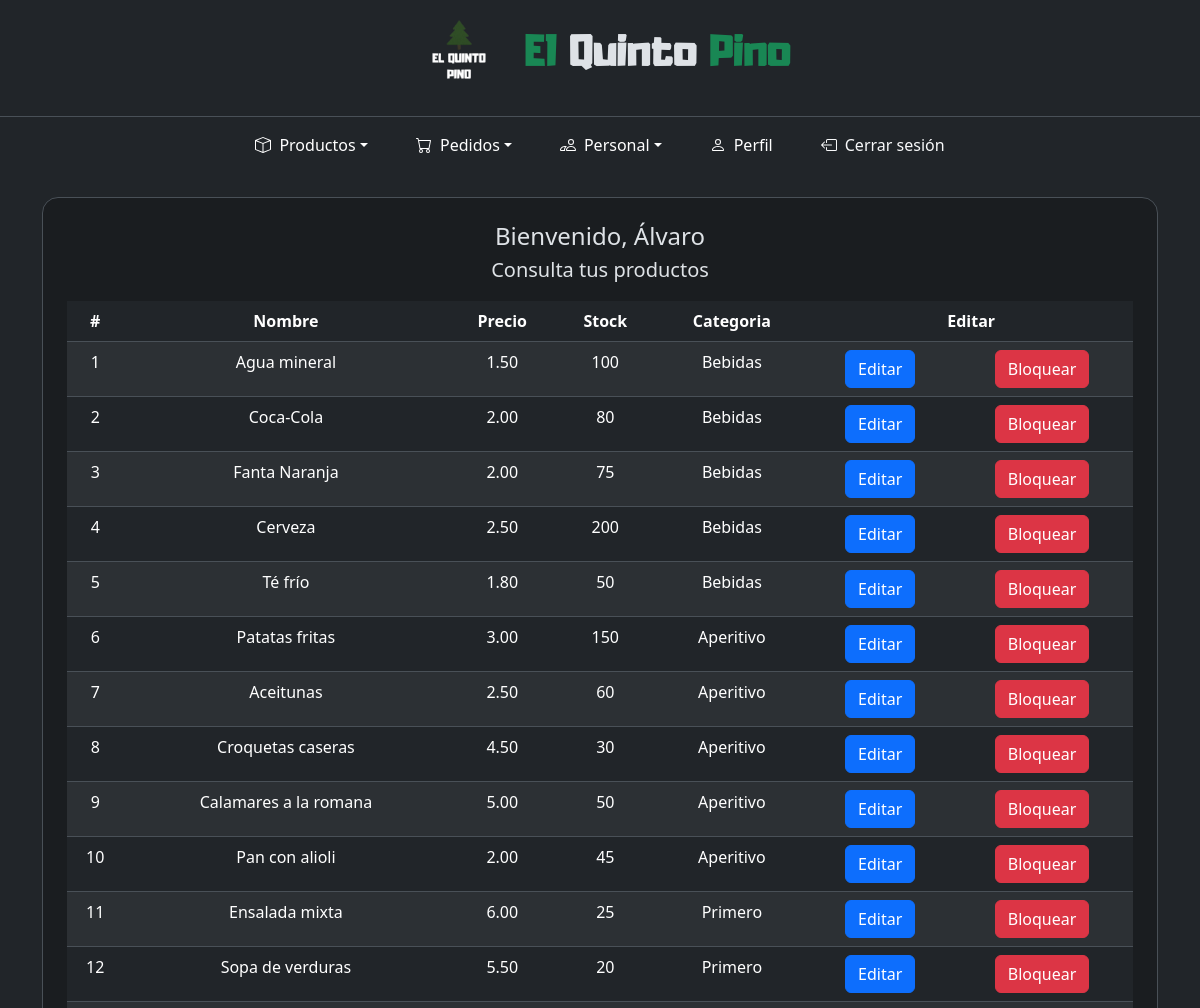
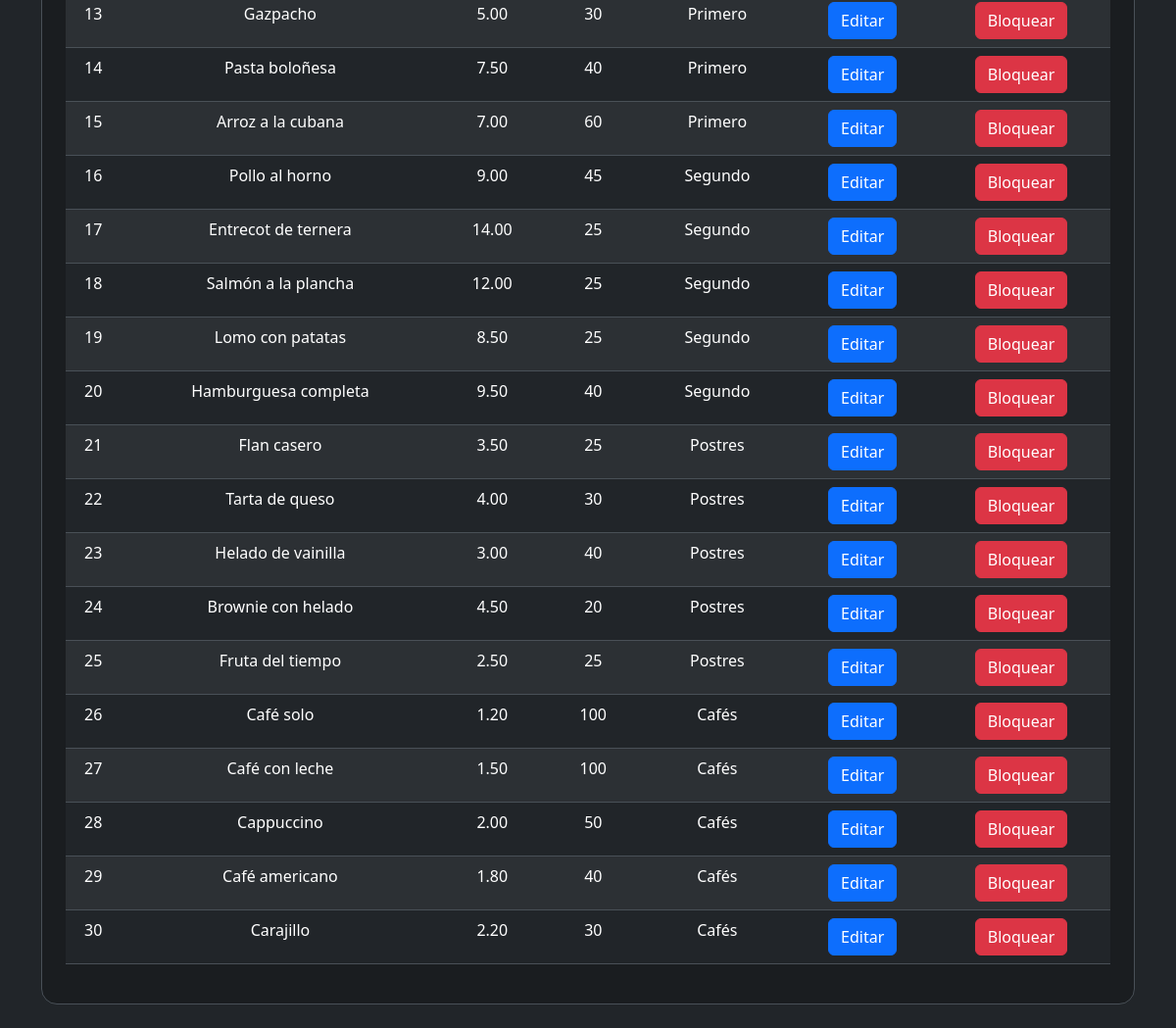
The page /encargado/encargado.php (signed in) on the database its author committed (2 pictures, top to bottom).
### tables this page shows
CREATE TABLE `producto` (
  `id` int(11) NOT NULL,
  `nombre` varchar(255) NOT NULL,
  `precio` decimal(10,2) NOT NULL,
  `stock` int(11) NOT NULL,
  `estado` tinyint(1) NOT NULL COMMENT '0- bloqueado 1-activo',
  `categoria` int(11) NOT NULL,
  `estado_categoria` tinyint(1) NOT NULL COMMENT '0- bloqueado 1- activo'
);

CREATE TABLE `categoria` (
  `id` int(11) NOT NULL,
  `nombre` varchar(255) NOT NULL,
  `estado` tinyint(1) NOT NULL COMMENT '0- bloqueado 1- activo'
);

### encargado/encargado.php (the view, shortened to what this page needs)
<?php
include("../components/conexion.php");
?>
<!DOCTYPE html>
<html lang="es" data-bs-theme="dark">
<head>
    <link rel="stylesheet" href="../bootstrap/css/bootstrap.min.css" />
    <link rel="stylesheet" href="../styles.css" />
</head>
<body>
    <div class="container-fluid min-vh-100 d-flex flex-column">
        <?php
        include("../components/header.php");
        include("navbar.php");
        $usuario = $_SESSION["usuario"];
        ?>
        <main class="container my-4 flex-grow-1">
            <div class="row justify-content-center">
                <div class="col-12">
                    <section class="bg-dark-subtle border rounded-4 p-4 p-sm-4">
                        <header class="text-center mb-3">
                            <h4 class="h4 mb-1">Bienvenido, <?php echo $usuario; ?></h4>
                            <p class="lead">Consulta tus productos</p>
                        </header>
                        <section class="row justify-content-center ">
                            <div class="col-12 table-responsive">
                                <table class="table text-start text-md-center table-hover table-striped">
                                    <thead>
                                        <tr>
                                            <th class='d-none d-sm-block d-sm-'>#</th>
                                            <th>Nombre</th>
                                            <th>Precio</th>
                                            <th>Stock</th>
                                            <th>Categoria</th>
                                            <th colspan="2">Editar</th>
                                        </tr>
                                    </thead>
                                    <tbody>
                                        <?php
                                        $consulta = "SELECT * FROM producto";
                                        $result = mysqli_query($conn, $consulta);
                                        while ($row = mysqli_fetch_array($result)) {
                                            $id = $row['id'];
                                            $estado = $row["estado"];
                                            $estadoCategoria = $row['estado_categoria'];
                                            if ($estado == 1 && $estadoCategoria == 1) {
                                                print("<tr>");
                                            } else {
                                                print("<tr class='table-danger'>");
                                            }
                                            print("<td class='d-none d-sm-table-cell'>");
                                            print($row['id']);
                                            print("</td>");
                                            print("<td>");
                                            print($row['nombre']);
                                            print("</td>");
                                            print("<td>");
                                            print($row['precio']);
                                            print("</td>");
                                            print("<td>");
                                            print($row['stock']);
                                            print("</td>");
                                            print("<td>");
                                            $cat = $row["categoria"];
                                            $consulta2 = "SELECT nombre FROM categoria WHERE id = '$cat'";
                                            $result2 = mysqli_query($conn, $consulta2);
                                            $row2 = mysqli_fetch_array($result2);
                                            print($row2["nombre"]);
                                            print("</td>");
                                            print("<td>");
                                            print("<a href='editarProducto.php?id=$id' class='btn btn-primary'>Editar</a>");
                                            print("</td>");
                                            print("<td class='d-none d-md-table-cell'>");
                                            if ($estado == 1) {
                                                print("<a href='bloquearProducto.php?id=$id' class='btn btn-danger'>Bloquear</a>");
                                            } else {
                                                print("<a href='desbloquearProducto.php?id=$id' class='btn btn-success'>Desloquear</a>");
                                            }
                                            print("</td>");
                                            print("</tr>");
                                        }
                                        ?>
                                    </tbody>
                                </table>
                            </div>
                        </section>
                </div>
            </div>
        </main>
    </div>
</body>
</html>

### styles.css (style rules this page uses)
body { background-image: url(/restaurante/img/background02.jpg); background-repeat: no-repeat; background-size: cover; background-position: center; }

### rows shown on the page
producto: id "1", nombre "Agua mineral", precio "1.50", stock "100", categoria.nombre "Bebidas"
producto: id "2", nombre "Coca-Cola", precio "2.00", stock "80", categoria.nombre "Bebidas"
producto: id "3", nombre "Fanta Naranja", precio "2.00", stock "75", categoria.nombre "Bebidas"
producto: id "4", nombre "Cerveza", precio "2.50", stock "200", categoria.nombre "Bebidas"
producto: id "5", nombre "Té frío", precio "1.80", stock "50", categoria.nombre "Bebidas"
producto: id "6", nombre "Patatas fritas", precio "3.00", stock "150", categoria.nombre "Aperitivo"
producto: id "7", nombre "Aceitunas", precio "2.50", stock "60", categoria.nombre "Aperitivo"
producto: id "8", nombre "Croquetas caseras", precio "4.50", stock "30", categoria.nombre "Aperitivo"
producto: id "9", nombre "Calamares a la romana", precio "5.00", stock "50", categoria.nombre "Aperitivo"
producto: id "10", nombre "Pan con alioli", precio "2.00", stock "45", categoria.nombre "Aperitivo"
producto: id "11", nombre "Ensalada mixta", precio "6.00", stock "25", categoria.nombre "Primero"
producto: id "12", nombre "Sopa de verduras", precio "5.50", stock "20", categoria.nombre "Primero"
producto: id "13", nombre "Gazpacho", precio "5.00", stock "30", categoria.nombre "Primero"
producto: id "14", nombre "Pasta boloñesa", precio "7.50", stock "40", categoria.nombre "Primero"
producto: id "15", nombre "Arroz a la cubana", precio "7.00", stock "60", categoria.nombre "Primero"
producto: id "16", nombre "Pollo al horno", precio "9.00", stock "45", categoria.nombre "Segundo"
producto: id "17", nombre "Entrecot de ternera", precio "14.00", stock "25", categoria.nombre "Segundo"
producto: id "18", nombre "Salmón a la plancha", precio "12.00", stock "25", categoria.nombre "Segundo"
producto: id "19", nombre "Lomo con patatas", precio "8.50", stock "25", categoria.nombre "Segundo"
producto: id "20", nombre "Hamburguesa completa", precio "9.50", stock "40", categoria.nombre "Segundo"
producto: id "21", nombre "Flan casero", precio "3.50", stock "25", categoria.nombre "Postres"
producto: id "22", nombre "Tarta de queso", precio "4.00", stock "30", categoria.nombre "Postres"
producto: id "23", nombre "Helado de vainilla", precio "3.00", stock "40", categoria.nombre "Postres"
producto: id "24", nombre "Brownie con helado", precio "4.50", stock "20", categoria.nombre "Postres"
producto: id "25", nombre "Fruta del tiempo", precio "2.50", stock "25", categoria.nombre "Postres"
producto: id "26", nombre "Café solo", precio "1.20", stock "100", categoria.nombre "Cafés"
producto: id "27", nombre "Café con leche", precio "1.50", stock "100", categoria.nombre "Cafés"
producto: id "28", nombre "Cappuccino", precio "2.00", stock "50", categoria.nombre "Cafés"
producto: id "29", nombre "Café americano", precio "1.80", stock "40", categoria.nombre "Cafés"
producto: id "30", nombre "Carajillo", precio "2.20", stock "30", categoria.nombre "Cafés"

### other values the page prints
$usuario "Álvaro"
